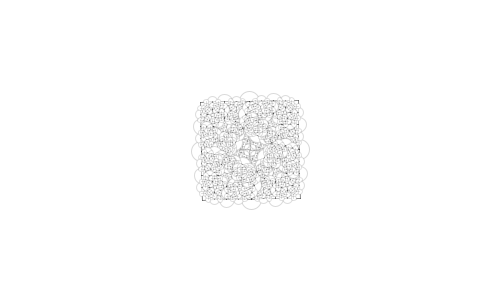
Frame 1 (no input)
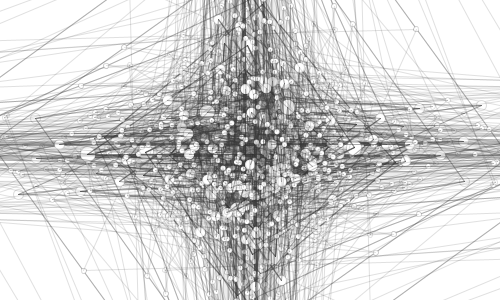
Frame 60 (the mouse pressed at the canvas centre just before this capture)
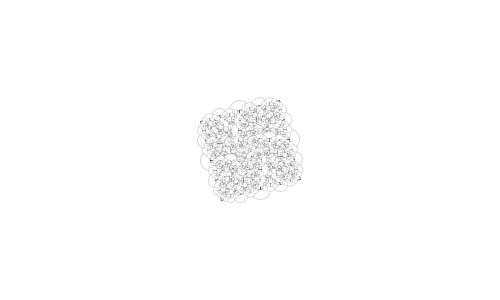
Frame 120 (the mouse held since frame 60 and released just before this capture)

The Processing sketch that drew these frames (run headless with seeded random() and noise(); from frame 60 on, the mouse is pressed at the canvas centre):

// Processing sketch: explodingbox
// ── explodingbox.pde

// Dec 2008 
// http://www.abandonedart.org
// http://www.zenbullets.com
//
// This work is licensed under a Creative Commons 3.0 License.
// (Attribution - NonCommerical - ShareAlike)
// http://creativecommons.org/licenses/by-nc-sa/3.0/
// 
// This basically means, you are free to use it as long as you:
// 1. give http://www.zenbullets.com a credit
// 2. don't use it for commercial gain
// 3. share anything you create with it in the same way I have
//
// These conditions can be waived if you want to do something groovy with it 
// though, so feel free to email me via http://www.zenbullets.com


//================================= global vars

int _maxlevels = 4;
float _strutFactor;  
float _noiseoff = 0.0;     
Branch[] _branchArr = {};   // stores branches, so drawing can be separated
HPoint[] _pointArr = {};    // initial points

int offset = 0;
int sqlen = 100;

float midx, midy;
int topx, topy;
  
//================================= init

void setup() {
  size(500, 300);
  smooth(); 
  frameRate(12);
  
  midx = width / 2;
  midy = height / 2;
  topx = int(midx-(sqlen/2));
  topy = int(midy-(sqlen/2));
  
  restart();
}

void restart() {
  _pointArr = (HPoint[])expand(_pointArr, 0);
  addPoint(topx, topy+offset);
  addPoint(topx+sqlen-offset, topy);
  addPoint(topx+sqlen, topy+sqlen-offset);
  addPoint(topx+offset, topy+sqlen);
   
  _noiseoff = random(1);
  clearBackground();
  createTree();
}


void addPoint(float x, float y) {
    HPoint hp = new HPoint(x, y);
    _pointArr = (HPoint[])append(_pointArr, hp);
}

void clearBackground() {
  background(255);
}

void rotateStartPoints() {
  
  offset++;
  if (offset>sqlen) { offset=0; }
   
   _pointArr[0].y = topy+offset;
   _pointArr[1].x = topx+sqlen-offset;
   _pointArr[2].y = topy+sqlen-offset;
   _pointArr[3].x = topx+offset;
   
}

void createTree() {
   _noiseoff = _noiseoff + .05;
   _strutFactor = (noise(_noiseoff) * 9) - 3;
   rotateStartPoints();
   _branchArr = (Branch[])expand(_branchArr, 0);
   Branch root = new Branch(0, 1, _pointArr);
   for (int i = 0; i < _branchArr.length; i++) {
     Branch thisB = _branchArr[i];
     thisB.drawme();
   } 
   
}

//================================= frame loop

void draw() {
 clearBackground();
 createTree();
}

//================================= interaction

void mousePressed() { 
  restart();
}


//================================= objects



class HPoint {
  float x, y;
  HPoint(float ex, float why) {
    x = ex; y = why;
  }
}


class Branch {
  int level;
  int num;
  HPoint[] hpArr = {};    // points of the shape
  HPoint[] mpArr = {};    // midpoints of each side
  HPoint[] ppArr = {};    // end of each projected strut
  
  Branch (int lev, int n, HPoint[] arr) {
    level = lev;  num = n;
    hpArr = arr;
    init();
  }
  
  void trace(String str) {
    println("Branch " + level + "," + num + ": " + str);
  }
  
  void init() {
    
   for (int i = 0; i < hpArr.length; i++) {
     int nexti = i+1;
     if (nexti == hpArr.length) { nexti = 0; }
     mpArr = (HPoint[])append(mpArr, calcMidPoint(hpArr[i], hpArr[nexti]));
   } 
   
   for (int j = 0; j < hpArr.length; j++) {
     
     int nextj = j+int(hpArr.length / 2)+1;
     
     if (nextj >= hpArr.length) { nextj -= hpArr.length; }
     ppArr = (HPoint[])append(ppArr, calcProjPoint(mpArr[j], hpArr[nextj]));
     
   } 
    
    // trace("init");
    _branchArr = (Branch[])append(_branchArr, this);
    
    if ((level+1) < _maxlevels) {
      Branch newbrCent = new Branch(level+1, 0, ppArr);
      
      for (int k = 0; k < hpArr.length; k++) {
       int nextk = k-1;
       if (nextk < 0) { nextk += hpArr.length; }
        HPoint[] npArr = {  ppArr[k], mpArr[k], hpArr[k], mpArr[nextk], ppArr[nextk] };
        Branch newbr = new Branch(level+1, k+1, npArr);
      }
       
    }
    
  }
  
  
  void drawme() {
     stroke(level * 20, 40);
   for (int i = 0; i < hpArr.length; i++) {
     int nexti = i+1;
     if (nexti == hpArr.length) { nexti = 0; }
     line(hpArr[i].x, hpArr[i].y, hpArr[nexti].x, hpArr[nexti].y);
     int wid = (_maxlevels - level) * 5;
     ellipse(mpArr[i].x, mpArr[i].y, wid, wid);
     ellipse(ppArr[i].x, ppArr[i].y, wid, wid);
   } 
   for (int j = 0; j < mpArr.length; j++) {
     line(mpArr[j].x, mpArr[j].y, ppArr[j].x, ppArr[j].y);
   } 
   for (int k = 0; k< ppArr.length; k++) {
     int nextk = k+1;
     if (nextk == ppArr.length) { nextk = 0; }
     line(ppArr[k].x, ppArr[k].y, ppArr[nextk].x, ppArr[nextk].y);
   } 
    
  }
  
  
  
  HPoint calcMidPoint(HPoint end1, HPoint end2) {
    float mx, my;
    if (end1.x > end2.x) {
      mx = end2.x + ((end1.x - end2.x)/2);
    } else {
      mx = end1.x + ((end2.x - end1.x)/2);
    }
    if (end1.y > end2.y) {
      my = end2.y + ((end1.y - end2.y)/2);
    } else {
      my = end1.y + ((end2.y - end1.y)/2);
    }
    return new HPoint(mx, my);
  }
  
  HPoint calcProjPoint(HPoint mp, HPoint op) {
    float px, py;
    
    float adj, opp, hyp;    // triangle, opp = xdiff, adj = ydiff
    if (op.x > mp.x) { 
      opp = op.x - mp.x;
    } else {
      opp = mp.x - op.x; 
    }
    if (op.y > mp.y) {
      adj = op.y - mp.y;
    } else {
      adj = mp.y - op.y;
    }
    float angle = atan(opp/adj);
    float xfactor = sin(angle) * _strutFactor;
    float yfactor = cos(angle) * _strutFactor;
    if (op.x > mp.x) { 
      px = mp.x + (opp * xfactor);
    } else {
      px = mp.x - (opp * xfactor); 
    }
    if (op.y > mp.y) {
      py = mp.y + (adj * yfactor);
    } else {
      py = mp.y - (adj * yfactor);
    }  
    return new HPoint(px, py); 
  }
  
  
}
